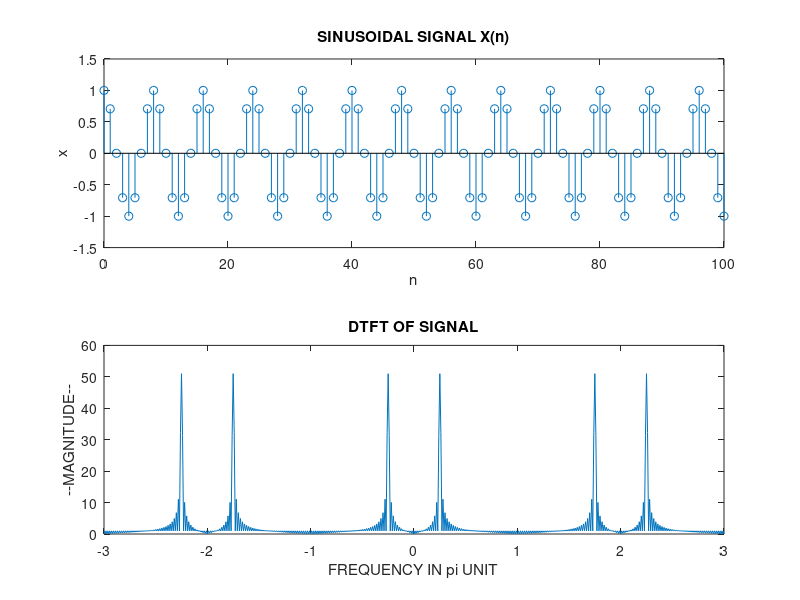

MATLAB code for this plot:
clc; clear all; close all;
n=0:100;
x=cos(pi*n/4);
k=-300:300;
w=(pi/100)*k;
X=x*(exp(-j*pi/100)).^(n'*k);
magX=abs(X);
figure;
subplot(2,1,1);
stem(n,x);
axis([0 100 -1.5 1.5]);
xlabel('n');
ylabel('x');
title('SINUSOIDAL SIGNAL X(n)');
subplot(2,1,2);
plot(w/pi,magX);
xlabel('FREQUENCY IN pi UNIT');
ylabel('--MAGNITUDE--');
title('DTFT OF SIGNAL');